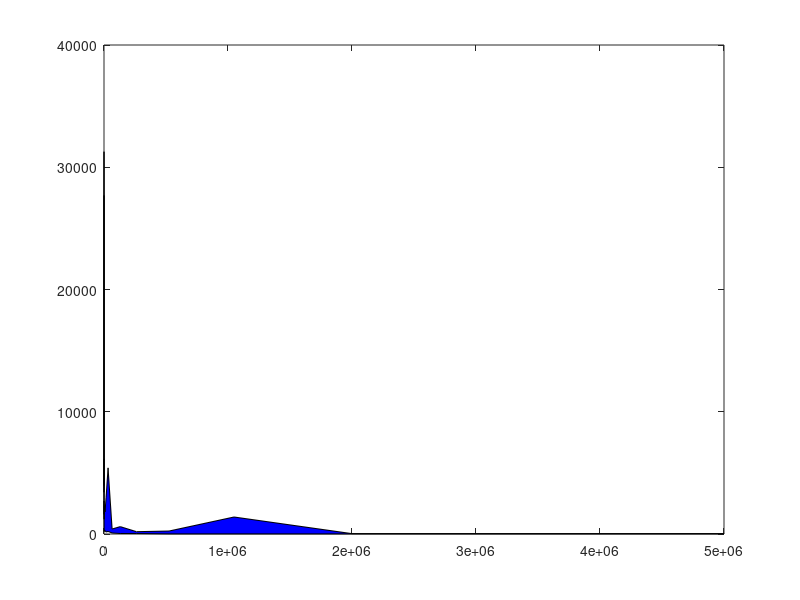

Source code (MATLAB): (Note: this script raises an error after producing the figure.)
%% Load 
load('data/noisy_2d-vehicle/opt.mat')
load('data/noisy_2d-vehicle/q.mat')
%% Plot Q-learning
% Plot confidence intervals of Q-learning
costs_q_learning_max = max(q.costs,[],2);
costs_q_learning_mean = mean(q.costs,2);
costs_q_learning_min = min(q.costs,[],2);
% Set index of first non NaN entry of costs.q_learning
% (if all are NaNs set to final row number)
index_q = 1;
x_q = q.budgets(index_q:end);                     
xconf_q = [x_q x_q(end:-1:1)];         
yconf_q = [costs_q_learning_max(index_q:end)' costs_q_learning_min(end:-1:index_q)'];
figure
p_q = fill(xconf_q,yconf_q,'blue', 'DisplayName','Q-learning');
p_q.FaceColor = [0.8 0.8 1];      
p_q.EdgeColor = 'none';       
hold on
% Plot Q-learning mean costs
plot(x_q,costs_q_learning_mean(index_q:end),'blue', 'HandleVisibility', 'off')
% Plot Optimal cost
plot(q.budgets, opt.cost*ones(1,length(q.budgets)), 'DisplayName','Optimal', 'Color', 'k')
set(gca, 'XScale', 'log'); % make x-axis logarithmic
set(gca, 'YScale', 'log'); % make y-axis logarithmic
% xlim([0 200000])
%ylim([1 5])
legend
xlabel("Samples")
ylabel("Cost")
%title("Costs on LQR")
hold off